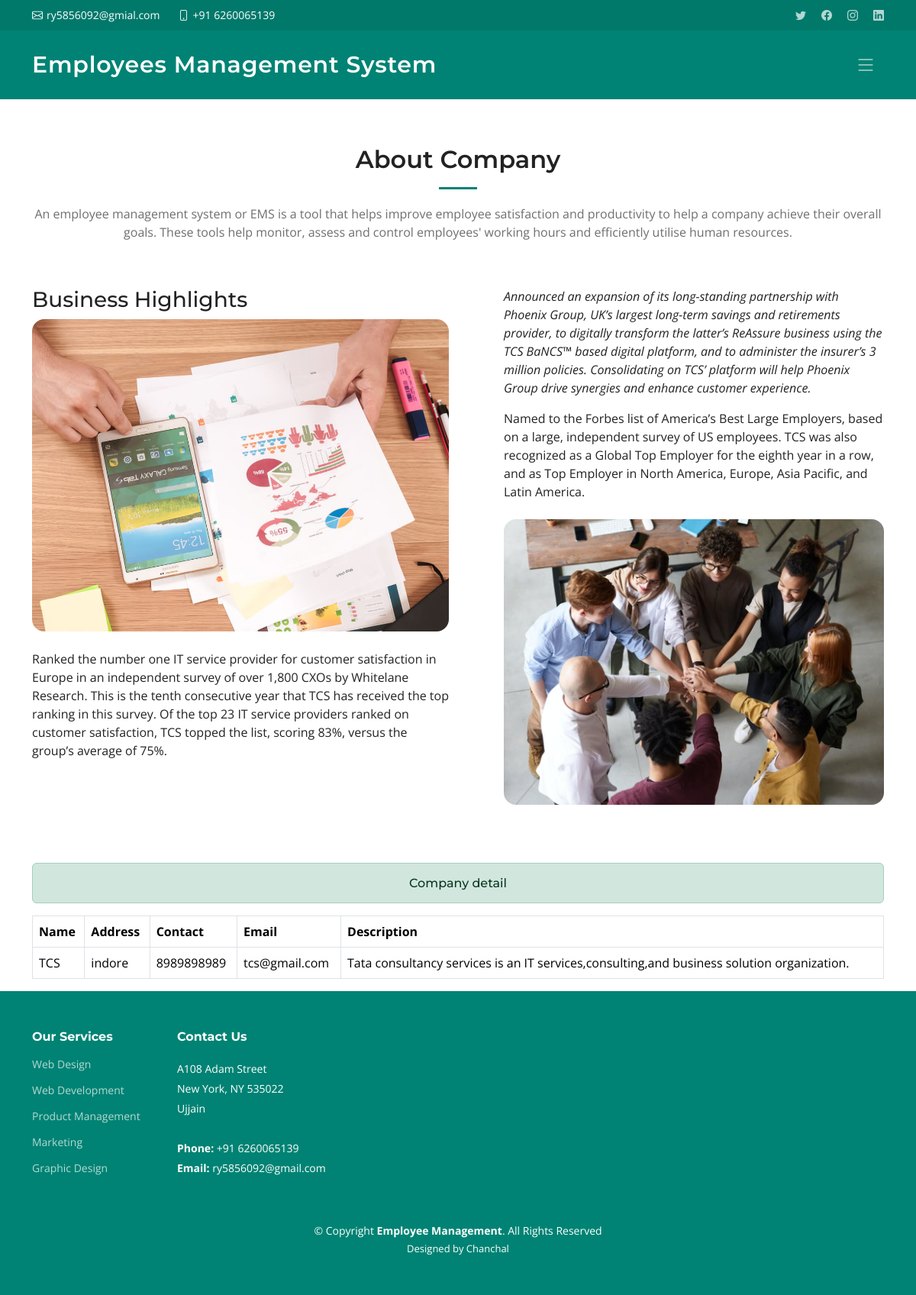
The page /company/ on the database its author committed.
### websiteapp/models.py (models this page shows)
class Company (models.Model):
    name = models.CharField(max_length=50)
    adress = models.CharField(max_length=50)
    contact = models.IntegerField()
    email = models.EmailField(max_length=50)
    description = models.TextField(max_length=100)

### websiteapp/views.py (the view)
# urls.py: path('company/',views.company,name="company"),
def company(request):
    company_data = Company.objects.all().first()
    context={'company_data':company_data}
    return render(request,'company.html',context)

### websiteapp/templates/company.html (shortened to what this page needs)
{% extends "base.html" %}
{% block content %}
    <section id="company" class="company">
      <div class="container" data-aos="fade-up">
        <div class="section-header">
          <h2>About
            Company</h2>
          <p>An employee management system or EMS is a tool that helps improve employee satisfaction and productivity to help a company achieve their overall goals. These tools help monitor, assess and control employees' working hours and efficiently utilise human resources.</p>
        </div>
        <div class="row gy-4">
          <div class="col-lg-6">
            <h3>Business Highlights</h3>
            <img src="/static/img/about.jpg" class="img-fluid rounded-4 mb-4" alt="">
            <p>Ranked the number one IT service provider for customer satisfaction in Europe in an independent survey of over 1,800 CXOs by Whitelane Research. This is the tenth consecutive year that TCS has received the top ranking in this survey. Of the top 23 IT service providers ranked on customer satisfaction, TCS topped the list, scoring 83%, versus the group’s average of 75%.</p>
          </div>
          <div class="col-lg-6">
            <div class="content ps-0 ps-lg-5">
              <p class="fst-italic">
                Announced an expansion of its long-standing partnership with Phoenix Group, UK’s largest long-term savings and retirements provider, to digitally transform the latter’s ReAssure business using the TCS BaNCS™ based digital platform, and to administer the insurer’s 3 million policies. Consolidating on TCS’ platform will help Phoenix Group drive synergies and enhance customer experience.
              </p>
              <p>
                Named to the Forbes list of America’s Best Large Employers, based on a large, independent survey of US employees. TCS was also recognized as a Global Top Employer for the eighth year in a row, and as Top Employer in North America, Europe, Asia Pacific, and Latin America.
              </p>
              <div class="position-relative mt-4">
                <img src="/static/img/about-2.jpg" class="img-fluid rounded-4" alt="">
              </div>
            </div>
          </div>
        </div>
      </div>
    </section>
    <div class="container mt-3">
      <h6 class="alert alert-success text-center">Company detail</h6>
      <table class="table table-bordered">
        <thead>
          <tr>
            <th>Name</th>
            <th>Address</th>
            <th>Contact</th>
            <th>Email</th>
            <th>Description</th>
          </tr>
        </thead>
        <tbody>
          <tr>
            <td>{{company_data.name}}</td>
            <td>{{company_data.adress}}</td>
            <td>{{company_data.contact}}</td>
            <td>{{company_data.email}}</td>
            <td>{{company_data.description}}</td>
          </tr>
        </tbody>
      </table>
    </div>
{% endblock %}

### websiteapp/static/css/main.css (style rules this page uses)
:root { --font-default: "Open Sans", system-ui, -apple-system, "Segoe UI", Roboto, "Helvetica Neue", Arial, "Noto Sans", "Liberation Sans", sans-serif, "Apple Color Emoji", "Segoe UI Emoji", "Segoe UI Symbol", "Noto Color Emoji"; --font-primary: "Montserrat", sans-serif; --font-secondary: "Poppins", sans-serif; }
:root { --color-default: #222222; --color-primary: #008374; --color-secondary: #f85a40; }
:root { scroll-behavior: smooth; }
body { font-family: var(--font-default); color: var(--color-default); }
h1, h2, h3, h4, h5, h6 { font-family: var(--font-primary); }
section { padding: 60px 0; overflow: hidden; scroll-margin-top: 70px; overflow: clip; }
.section-header { text-align: center; padding-bottom: 60px; }
.section-header h2 { font-size: 32px; font-weight: 600; margin-bottom: 20px; padding-bottom: 20px; position: relative; }
.section-header h2:after { content: ""; position: absolute; display: block; width: 50px; height: 3px; background: var(--color-primary); left: 0; right: 0; bottom: 0; margin: auto; }
.section-header p { margin-bottom: 0; color: #6f6f6f; }

### rows shown on the page
Company: name "TCS", adress "indore", contact "8989898989", email "tcs@gmail.com", description "Tata consultancy services is an IT services,consulting,and business solution organization."
